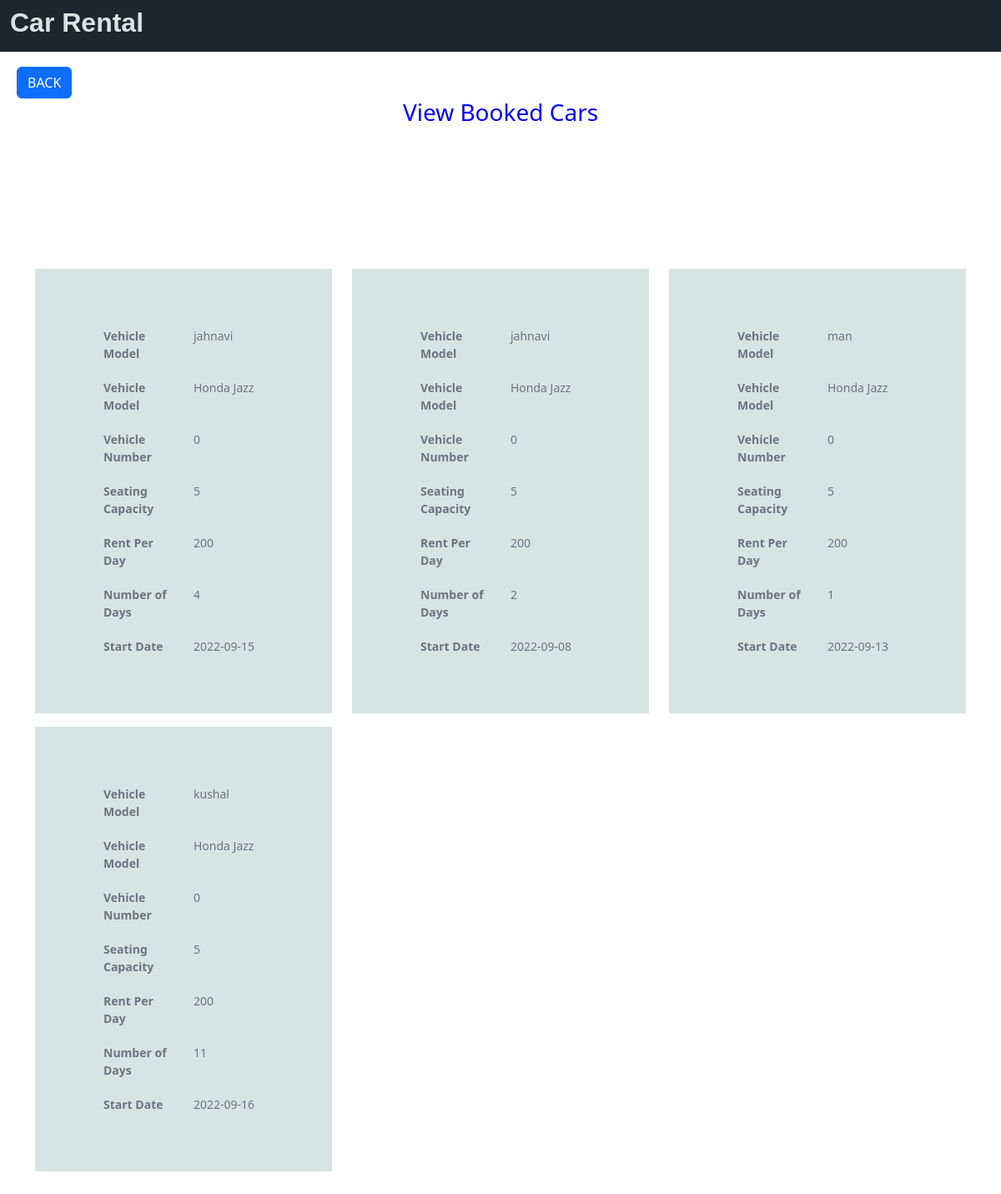
/agency/viewBookedCars.php, run on the app's committed database.
### tables this page shows
CREATE TABLE `bookedcars` (
  `slno` int(100) NOT NULL,
  `username` varchar(100) NOT NULL,
  `model` varchar(100) NOT NULL,
  `number` varchar(100) NOT NULL,
  `seat` int(100) NOT NULL,
  `rent` int(100) NOT NULL,
  `days` int(100) NOT NULL,
  `date` date NOT NULL
);

### agency/viewBookedCars.php (the view, shortened to what this page needs)
<?php
include '../connection.php';
?>
<!DOCTYPE html>
<html lang="en">
<head>
    <link rel="stylesheet" href="customer/cust.css">
    <link rel="stylesheet" href="agency.css">
    <link href="https://cdn.jsdelivr.net/npm/bootstrap@5.2.0/dist/css/bootstrap.min.css" rel="stylesheet">
</head>
<body>
    <nav class="navbar navbar-expand-md fixed-top">
        <div class="container-fluid">
            <ul class="navbar-nav">
                <li class="nav-item" style="margin-right: 20px ;">
                    <h2 class="logo"> Car Rental </h2>
                </li>
            </ul>
        </div>
    </nav>
    <a href="addNewCars.php" class="btn btn-primary" style="margin-top:80px; margin-left:20px;">BACK</a>
    <h3 class="text-center" style="color: blue;">View Booked Cars</h3>
    <div class="container">
        <div class="row">
            <?php
            $sql = 'SELECT * FROM bookedcars';
            $result = mysqli_query($conn, $sql);
            while ($row = mysqli_fetch_assoc($result)) {
                $username = $row['username'];
                $model = $row['model'];
                $number = $row['number'];
                $seat = $row['seat'];
                $rent = $row['rent'];
                $days = $row['days'];
                $date = $row['date'];
                echo '
                <div class="col-sm-4">
                <figure class="figure" style="background-color: #d7e4e4; padding: 50px;">
                    <figcaption class="figure-caption">
                        <div class="row" style=" margin: 20px;">
                                <div class="col"><b>Vehicle Model</b></div>
                                <div class="col">' . $username . '</div>
                            </div>
                            <div class="row" style=" margin: 20px;">
                                <div class="col"><b>Vehicle Model</b></div>
                                <div class="col">' . $model . '</div>
                            </div>
                            <div class="row" style=" margin: 20px;">
                                <div class="col"><b>Vehicle Number</b></div>
                                <div class="col">' . $number . '</div>
                            </div>
                            <div class="row" style=" margin: 20px;">
                                <div class="col"><b>Seating Capacity</b></div>
                               <div class="col">' . $seat . '</div>
                            </div>
                            <div class="row" style=" margin: 20px;">
                                <div class="col"><b>Rent Per Day </b></div>
                               <div class="col">' . $rent . '</div>
                            </div>
                            <div class="row" style=" margin: 20px;">
                                <div class="col"><b>Number of Days </b></div>
                               <div class="col">' . $days . '</div>
                            </div>
                            <div class="row" style=" margin: 20px;">
                                <div class="col"><b>Start Date </b></div>
                               <div class="col">' . $date . '</div>
                            </div>
                    </figcaption>
                </figure>
            </div>
                ';
            }
            ?>
        </div>
    </div>
</body>
</html>

### customer/cust.css (style rules this page uses)
.navbar { background-color: #1e262f; }
.logo { font-family: Arial, Helvetica, sans-serif; font-weight: bold; color: #d7e4e4; }
.container { margin-top: 150px; }
.row { margin: 20px; }

### agency/agency.css (style rules this page uses)
.navbar { background-color: #1e262f; }
.logo { font-family: Arial, Helvetica, sans-serif; font-weight: bold; color: #d7e4e4; }
.row { margin: 20px; }

### data on the page
bookedcars: username "jahnavi", model "Honda Jazz", number "0", seat "5", rent "200", days "4", date "2022-09-15"
bookedcars: username "jahnavi", model "Honda Jazz", number "0", seat "5", rent "200", days "2", date "2022-09-08"
bookedcars: username "man", model "Honda Jazz", number "0", seat "5", rent "200", days "1", date "2022-09-13"
bookedcars: username "kushal", model "Honda Jazz", number "0", seat "5", rent "200", days "11", date "2022-09-16"
